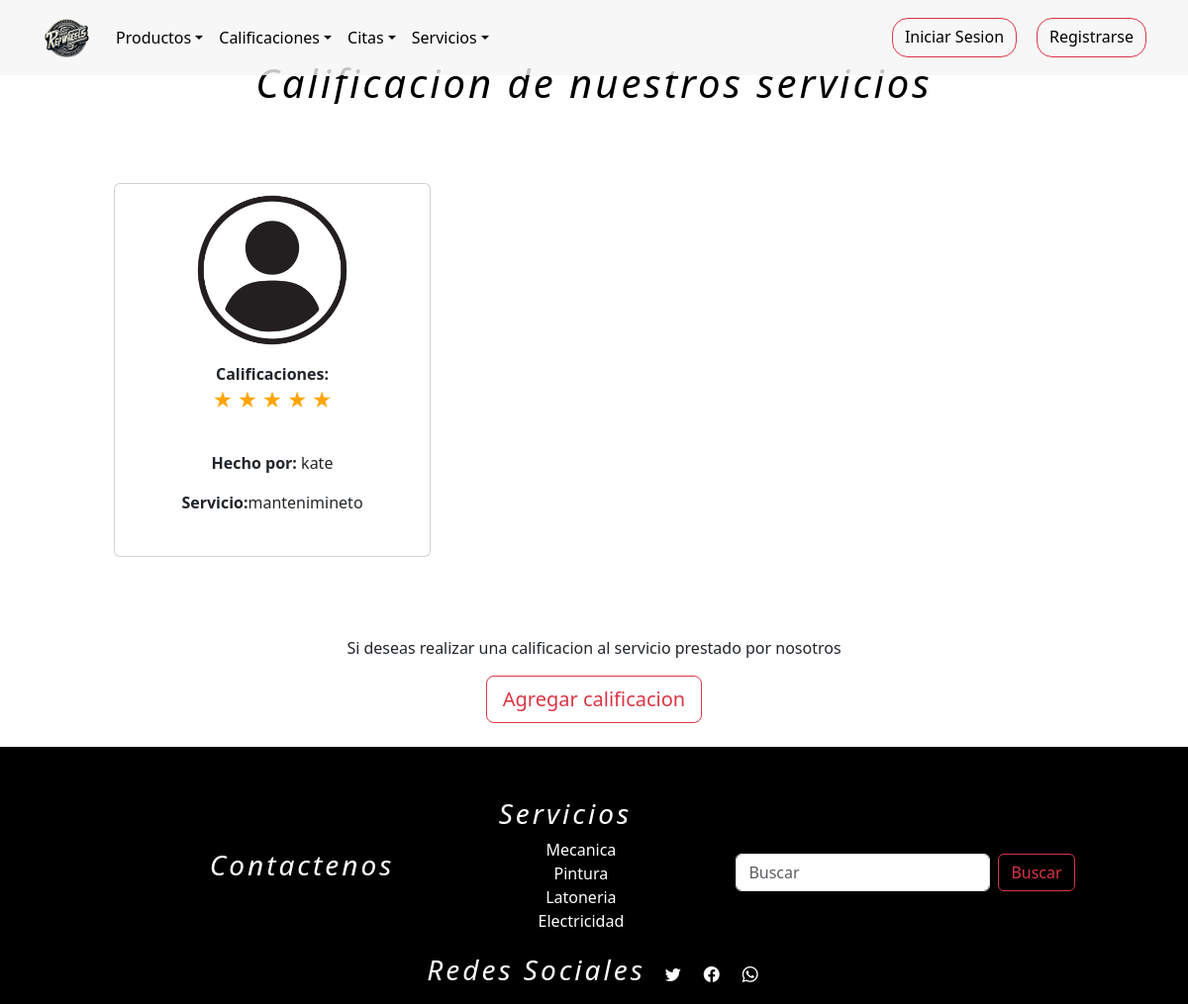
The app's page /calificaciones, older data.
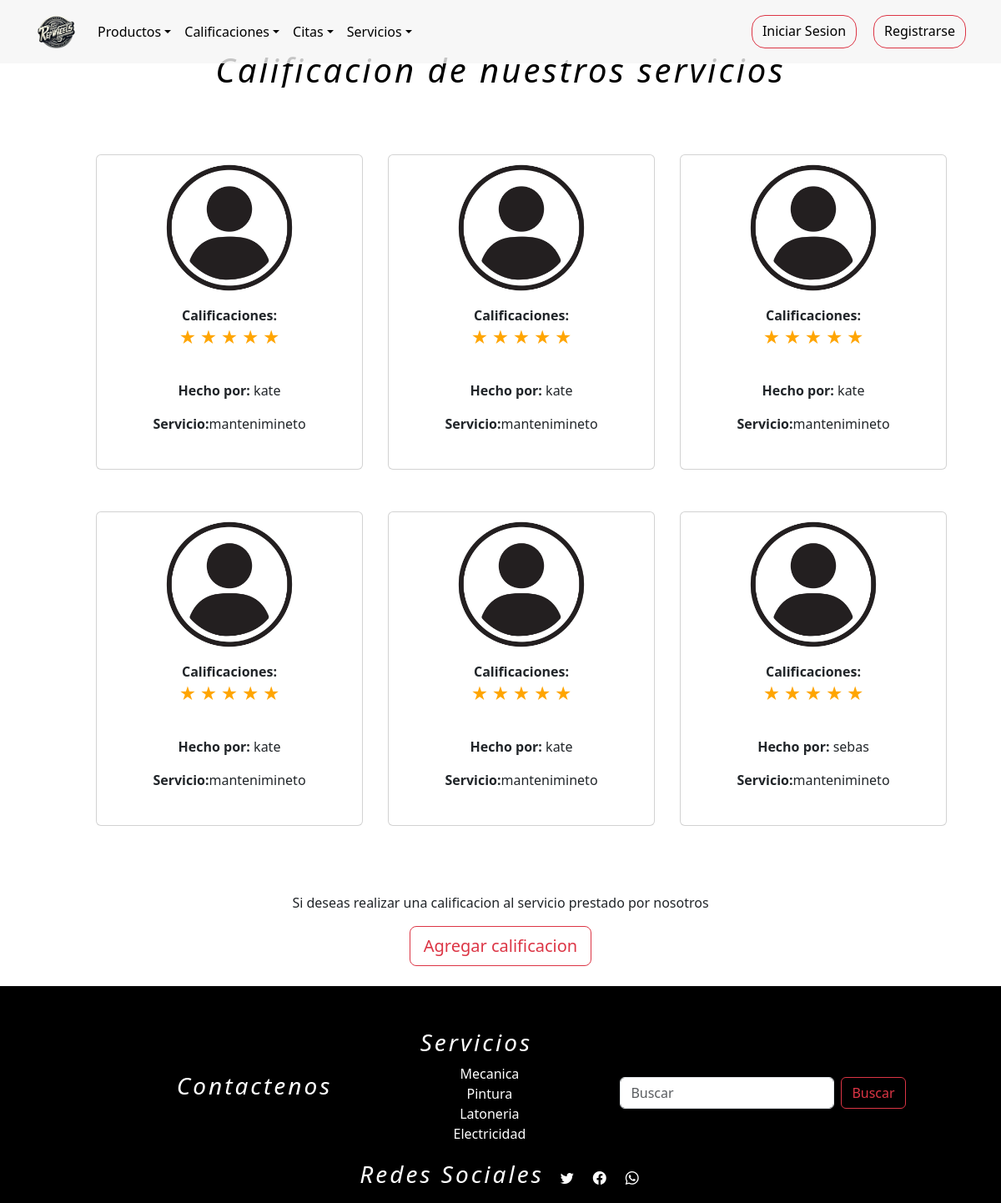
The same page, newer data.
### tienda/models.py (models this page shows, shortened)
class Calificaciones(models.Model):
    cliente = models.ForeignKey(Usuarios,on_delete=models.DO_NOTHING,blank=False,null=True)
    servicios = models.ForeignKey(Servicios,on_delete=models.DO_NOTHING,blank=False,null=True)
    foto = models.ImageField(upload_to="media/", default="media/user.png")
    Estrellas= (
        (1, "1"),
        (2,"2"),
        (3,"3"),
        (4,"4"),
        (4,"5"),
    )
    cantidad_estrellas = models.IntegerField(choices=Estrellas,default=5)

class Usuarios(AbstractUser):
    username = None
    nombre = models.CharField(max_length=254)
    email = models.EmailField(max_length=254, unique=True,blank=False,null=True)
    password = models.CharField(max_length=254,blank=False,null=True)
    foto = models.ImageField(upload_to="media/", default="media/user.png")
    token_recuperar = models.CharField(max_length=254,blank=False,null=False,default=0)
    telefono=models.IntegerField(null=False,blank=True,default='0')
    cargo = models.CharField(max_length=254,null=False)
    direccion=models.CharField(max_length=254)
    cedula=models.IntegerField(blank=True,null=False,default='0')
    ROLES = (
        (1,"administrador"),
        (2,"proveedor"),
        (3,"empleado"),
        (4,"cliente"),
    )
    rol=models.IntegerField(choices=ROLES,default=4)
    n = models.IntegerField(blank=True,null=False,default=0)
    USERNAME_FIELD = "email"
    REQUIRED_FIELDS = ["nombre"]
    objects = CustomUserManager()
    def __str__(self):
        return self.nombre

class Servicios(models.Model):
    nombre=models.CharField(max_length=254)
    descripcion_servicio = models.TextField()
    foto = models.ImageField(upload_to="media/", default="media/servicio.jpg")
    precio = models.IntegerField(null=False,blank=False,default=100000)
    def __str__(self):
        return self.nombre

### tienda/views.py (the view)
# urls.py: path('calificaciones',views.calificaciones,name='calificaciones'),
def calificaciones(request):
    q = Calificaciones.objects.all()
    s = Servicios.objects.all()
    contexto = {"data":q,"servicios":s}
    return render(request, "tienda/calificaciones/calificacion.html",contexto)

### tienda/templates/tienda/calificaciones/calificacion.html (shortened to what this page needs)
{% extends 'tienda/base.html' %}
{% load static %}
{% block contenedor %}
<main class="mainly">
  <section id="funcionC">
    <div class="tit">
      <h1>Calificacion de nuestros servicios</h1>
    </div>
    {% if data %}
      <article id="personas">
        <section class="container-fluid">
          <div id="cali">
            <div class="product">
              {% for p in data %}
              <div class="card align-items-center text-center p-10" style="width: 20rem; padding: 10px;">
              <img src="{{ p.foto.url }}" class="card-img-top" style="width:85%;">
                <div class="card-body">
                  <strong>Calificaciones: </strong>
                  <form id="form_calificaciones">
                    <p class="clasificacion">
                      <label for="radio1" class="st">★</label>
                      <label for="radio2" class="st">★</label>
                      <label for="radio3" class="st">★</label>
                      <label class="st" class="st">★</label>
                      <label for="radio5" class="st">★</label>
                    </p>
                  </form>
                  <p class="text"><strong>Hecho por:</strong> {{ p.cliente }}</p>
                  <p class="text"><strong>Servicio:</strong>{{ p.servicios }}</p>
                </div>
              </div>
              {% endfor %}
            </div>
          </div>
        </section>
      </article>
    {% else %}
          <h1>No hay calificaciones !!</h1>
    {% endif %}
    <article class="add">
      <p>Si deseas realizar una calificacion al servicio prestado por nosotros</p>
      <button class="btn btn-outline-danger btn-lg" data-bs-toggle="modal" data-bs-target="#agg">Agregar
        calificacion</button>
    </article>
  </section>
</main>
{% endblock %}

### tienda/templates/tienda/base.html (shortened to what this page needs)
{% load static %}
<!doctype html>
<html lang="es">
<head>
    <link rel="stylesheet" href="{% static 'tienda/css/bootstrap.min.css' %}" />
    <link rel="stylesheet" href="{% static 'tienda/css/landing.css' %}" />
    <link rel="stylesheet" href="https://cdn.jsdelivr.net/npm/bootstrap-icons@1.11.1/font/bootstrap-icons.css">
</head>
<body onload="cargar()">
    <header>
        <nav class="navbar navbar-expand-lg navbar-dark fixed-top" id="trasnnav" >
            <div class="container" >
                <a class="navbar-brand" href="{% url 'index' %}"><img src="{% static 'tienda/img/Logo.png' %}" alt=""
                        width="51px" height="50px"></a>
                <div class="collapse navbar-collapse" id="mynavbar">
                    <ul class="navbar-nav me-auto">
                        <li class="nav-item dropdown">
                            <a class="nav-link dropdown-toggle" href="#" role="button"
                                data-bs-toggle="dropdown" style="color: black;">Productos</a>
                        </li>
                        <li class="nav-item dropdown">
                            <a class="nav-link dropdown-toggle" href="#" role="button"
                                data-bs-toggle="dropdown" style="color: black;">Calificaciones</a>
                        </li>
                        <li class="nav-item dropdown">
                            <a class="nav-link dropdown-toggle" href="#" role="button"
                                data-bs-toggle="dropdown" style="color: black;">Citas</a>
                        </li>
                        <li class="nav-item dropdown">
                            <a class="nav-link dropdown-toggle" href="#" role="button"
                                data-bs-toggle="dropdown" style="color: black;">Servicios</a>
                        </li>
                    </ul>
                    <form id='botones' class="d-flex">
                        {% if request.session.logueo.rol > 0 and request.session.logueo.rol <= 5 %}
                            <a class="btn btn-danger" hidden href="{% url 'login' %}">Iniciar</a>
                            <a class="btn btn-outline-danger" href="{% url 'logout' %}"><i class="bi bi-door-open-fill" style="color: black;"></i></a>
                            <a href="javascript:showCart(`{% url 'showCart' %}`);" class="btn btn-outline-danger"><i class="bi bi-cart-fill" style="color: black;"></i></a>
                            <ul class="navbar-nav me-auto">
                                <li class="nav-item dropdown">
                                    <a class="nav-link dropdown-toggle btn btn-outline-danger"  href="#" role="button"
                                        data-bs-toggle="dropdown"><i class="bi bi-list" style="color: black;"></i></a>
                                    <ul class="dropdown-menu">
                                        <li><a class="dropdown-item" style="color: black;" href="{% url 'perfil' %}">Perfil</a></li>
                                        <li><a class="dropdown-item" style="color: black;" href="{% url 'add_car' %}">Mis vehiculos</a></li>
                                        <li><a class="dropdown-item" style="color: black;" href="{% url 'compras' %}">Mis compras</a></li>
                                    </ul>
                                </li>
                            </ul>
                        {% else %}
                            <a class="btn btn-outline-danger text-black rounded-4" href="{% url 'login' %}">Iniciar Sesion</a>
                            <a class="btn btn-outline-danger text-black rounded-4" href="{% url 'register' %}">Registrarse</a>
                        {% endif %}
                    </form>
                </div>
            </div>
        </nav>
    </header>
    <div >
        {% block contenedor %}
        {% endblock %}
    </div>
    <footer>
        <div id="super">
            <div>
                <h3>Contactenos</h3>
            </div>
            <div>
                <h3>Servicios</h3>
                <ul>
                    <li>Mecanica</li>
                    <li>Pintura</li>
                    <li>Latoneria</li>
                    <li>Electricidad</li>
                </ul>
            </div>
            <div>
                <form class="d-flex">
                    <input class="form-control me-2" type="text" placeholder="Buscar">
                    <button class="btn btn-outline-danger me-2" type="button">Buscar</button>
                </form>
            </div>
        </div>
        <div id="infer" class="fixed-bottom">
            <h3>Redes Sociales</h3>
            <a href="#"><i class="bi bi-twitter"></i></a>
            <a href="#"><i class="bi bi-facebook"></i></a>
            <a href="#"><i class="bi bi-whatsapp"></i></a>
        </div>
    </footer>
</body>
</html>

### tienda/static/tienda/css/landing.css (style rules this page uses)
section { background-color: rgb(255, 255, 255); height: 100%; }
.mainly { padding-top: 3%; }
a { text-decoration: none; color: white; }
h1 { text-align: center; }
li { list-style: none; }
.tit { padding: 2px,2px,2px,2px; width: 100%; height: 45px; color: black; font-style: italic; letter-spacing: 2px; }
footer { background-color: rgb(0, 0, 0); width: 100%; height: 260px; color: rgb(255, 255, 255); border:1px solid black ; }
#super { margin-top: 50px; display: flex; justify-content: space-evenly; align-items: center; text-align: center; padding-bottom: 20px ; }
#infer { background-color: black; display: flex; justify-content: center; align-items: center; color: white; height: 60px; gap: 20px; letter-spacing: 3px; }
footer h3,h1 { text-align: center; font-style: italic; letter-spacing: 3px; }
#infer h3 { font-style: italic; }
#trasnnav { background-color: rgba(245, 245, 245, 0.8); }
i { color: white; }
#botones { display: flex; flex-direction: row; justify-content: space-evenly; gap: 20px; height: 40px; }
#botones a { color: white; text-decoration: none; }
#funcionC { height: 100%; display: flex; flex-direction: column; padding: 2%; }
.add { display: flex; justify-content: center; flex-direction: column; align-items: center; }
.product { display: grid; grid-template-columns: repeat(3,350px); row-gap:50px; margin-left: 80px; align-content: center; justify-content: center; padding: 80px ; }
#form_calificaciones { width: 250px; margin: 0 auto; height: 50px; }
#form_calificaciones p { text-align: center; }
#form_calificaciones label { font-size: 20px; }
.clasificacion { direction: rtl; unicode-bidi: bidi-override; }
input[type="radio"]:checked~label { color: orange; }

Row changes from the older to the newer data that the page shows:
added Calificaciones: foto (placeholder picture), cliente "kate", servicios "mantenimineto"
added Calificaciones: foto (placeholder picture), cliente "kate", servicios "mantenimineto"
added Calificaciones: foto (placeholder picture), cliente "kate", servicios "mantenimineto"
added Calificaciones: foto (placeholder picture), cliente "kate", servicios "mantenimineto"
added Calificaciones: foto (placeholder picture), cliente "sebas", servicios "mantenimineto"
